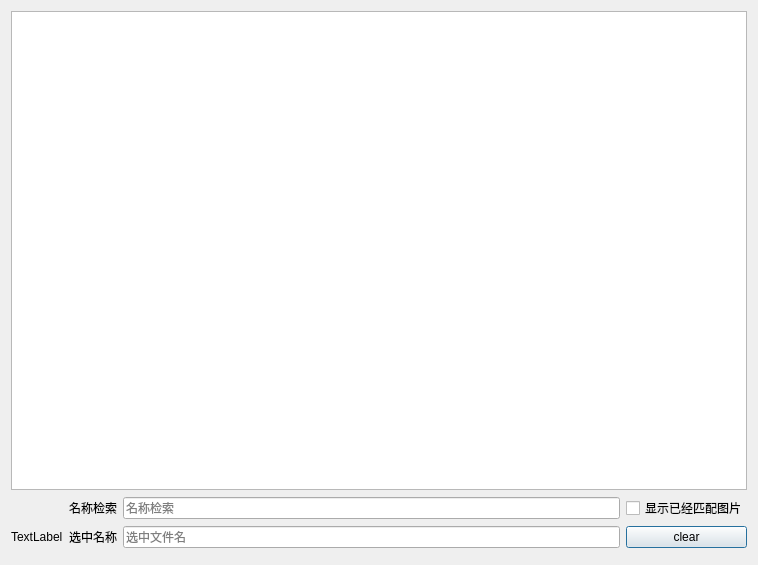
<?xml version="1.0" encoding="UTF-8"?>
<ui version="4.0">
 <class>w_bt_dish_base_change_select_dish_image_Dialog</class>
 <widget class="QDialog" name="w_bt_dish_base_change_select_dish_image_Dialog">
  <property name="geometry">
   <rect>
    <x>0</x>
    <y>0</y>
    <width>758</width>
    <height>565</height>
   </rect>
  </property>
  <property name="windowTitle">
   <string>Dialog</string>
  </property>
  <layout class="QVBoxLayout" name="verticalLayout" stretch="1,0">
   <item>
    <widget class="QListWidget" name="listWidget">
     <property name="styleSheet">
      <string notr="true">QListWidget::item:selected:active {
     background: #888dd9;
 }</string>
     </property>
    </widget>
   </item>
   <item>
    <widget class="QWidget" name="widget_2" native="true">
     <layout class="QGridLayout" name="gridLayout">
      <property name="leftMargin">
       <number>0</number>
      </property>
      <property name="topMargin">
       <number>0</number>
      </property>
      <property name="rightMargin">
       <number>0</number>
      </property>
      <property name="bottomMargin">
       <number>0</number>
      </property>
      <item row="0" column="1">
       <widget class="QLabel" name="label_2">
        <property name="text">
         <string>名称检索</string>
        </property>
       </widget>
      </item>
      <item row="0" column="2">
       <widget class="QLineEdit" name="lineEdit">
        <property name="text">
         <string/>
        </property>
        <property name="placeholderText">
         <string>名称检索</string>
        </property>
       </widget>
      </item>
      <item row="0" column="3">
       <widget class="QCheckBox" name="checkBox">
        <property name="text">
         <string>显示已经匹配图片</string>
        </property>
       </widget>
      </item>
      <item row="1" column="0">
       <widget class="QLabel" name="label_num">
        <property name="text">
         <string>TextLabel</string>
        </property>
       </widget>
      </item>
      <item row="1" column="1">
       <widget class="QLabel" name="label_3">
        <property name="text">
         <string>选中名称</string>
        </property>
       </widget>
      </item>
      <item row="1" column="2">
       <widget class="QLineEdit" name="lineEdit_image_filename">
        <property name="placeholderText">
         <string>选中文件名</string>
        </property>
       </widget>
      </item>
      <item row="1" column="3">
       <widget class="QPushButton" name="pushButton">
        <property name="sizePolicy">
         <sizepolicy hsizetype="Minimum" vsizetype="Expanding">
          <horstretch>0</horstretch>
          <verstretch>0</verstretch>
         </sizepolicy>
        </property>
        <property name="text">
         <string>clear</string>
        </property>
        <property name="outer_stylesheet" stdset="0">
         <string>pushbutton</string>
        </property>
       </widget>
      </item>
      <item row="2" column="0" colspan="4">
       <widget class="lds_toolbar" name="widget" native="true"/>
      </item>
     </layout>
    </widget>
   </item>
  </layout>
 </widget>
 <customwidgets>
  <customwidget>
   <class>lds_toolbar</class>
   <extends>QFrame</extends>
   <header>lds_toolbar.h</header>
   <container>1</container>
  </customwidget>
 </customwidgets>
 <resources/>
 <connections>
  <connection>
   <sender>pushButton</sender>
   <signal>clicked()</signal>
   <receiver>lineEdit_image_filename</receiver>
   <slot>clear()</slot>
   <hints>
    <hint type="sourcelabel">
     <x>645</x>
     <y>527</y>
    </hint>
    <hint type="destinationlabel">
     <x>540</x>
     <y>527</y>
    </hint>
   </hints>
  </connection>
  <connection>
   <sender>listWidget</sender>
   <signal>currentTextChanged(QString)</signal>
   <receiver>lineEdit_image_filename</receiver>
   <slot>setText(QString)</slot>
   <hints>
    <hint type="sourcelabel">
     <x>423</x>
     <y>223</y>
    </hint>
    <hint type="destinationlabel">
     <x>307</x>
     <y>529</y>
    </hint>
   </hints>
  </connection>
 </connections>
</ui>
